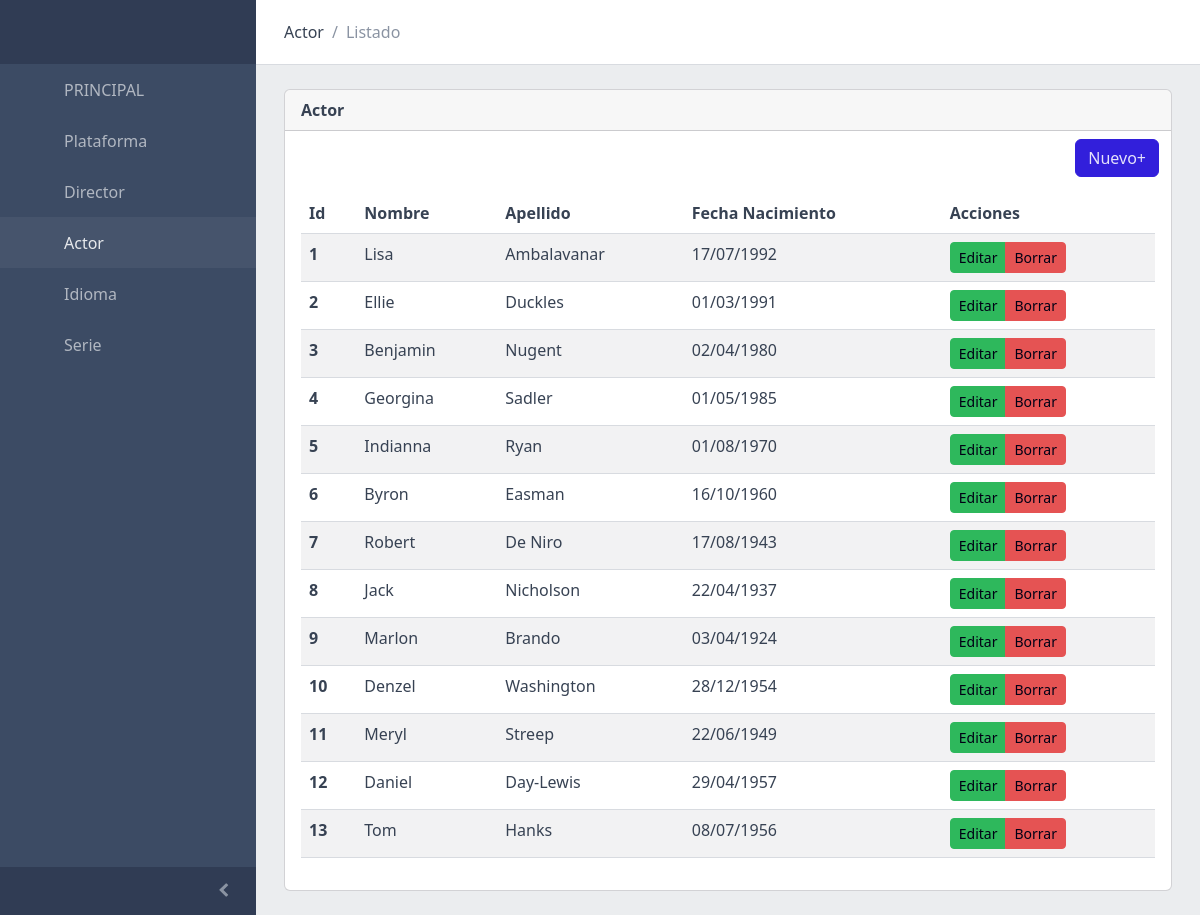
The app's page /views/actor/List.php with its own data.
### tables this page shows
create table actor(
    id int auto_increment primary key,
    name varchar(50) not null,
    lastname varchar(50) not null,
    birthday date not null
);

### models/Actor.php (called while the page is built, shortened)
<?php
class Actor {
    private $id;
    private $name;
    private $lastname;
    private $birthday;
    private $connectionDB;
    public function __construct($id=null, $name=null, $lastname=null, $birthday=null)
    {
        if($id!=null)
            $this->id = $id;
        if($name!=null)
            $this->name = trim($name);
        if($lastname!=null)
            $this->lastname = trim($lastname);
        if($birthday!=null)
            $this->birthday = $birthday;
        $this->connectionDB = new ConnectionDB();
    }
    public function getId()
    {
        return $this->id;
    }
    public function getName()
    {
        return $this->name;
    }
    public function getLastname()
    {
        return $this->lastname;
    }
    public function getBirthday()
    {
        return $this->birthday;
    }
    public function getAll()
    {
        $mysqli = $this->connectionDB->initConnectionDb();
        $query = $mysqli->query("SELECT id, name, lastname, birthday FROM actor order by id asc");
        $listData = [];
        foreach ($query as $item)
        {
            $itemObject = new Actor($item['id'],$item['name'],$item['lastname'],$item['birthday']);
            array_push($listData,$itemObject);
        }
        return $listData;
    }
}
?>

### controllers/ActorController.php (called while the page is built, shortened)
<?php
require_once(__DIR__.'../../models/Actor.php');
function listActorforms(){
    $model = new Actor();
    $actformList = $model->getAll();
    $actformObjectArray = [];
    foreach ($actformList as $actformItem)
    {
        $actformObject = new Actor($actformItem->getId(),$actformItem->getName(),$actformItem->getLastname(),$actformItem->getBirthday());
        array_push($actformObjectArray,$actformObject);
    }
    return $actformObjectArray;
}

### views/actor/List.php (the view, shortened to what this page needs)
<?php
require_once('../../controllers/ActorController.php');
$actorformList = listActorforms();
?>
<?php
include('../partial/sidebar.php');
?>
<div class="wrapper d-flex flex-column min-vh-100 bg-light">
    <header class="header header-sticky mb-4">
        <div class="container-fluid">
            <nav aria-label="breadcrumb">
                <ol class="breadcrumb my-0 ms-2">
                    <li class="breadcrumb-item">
                        <span>Actor</span>
                    </li>
                    <li class="breadcrumb-item active"><span>Listado</span></li>
                </ol>
            </nav>
        </div>
    </header>
    <div class="body flex-grow-1 px-3">
        <div class="container-lg">
            <div class="row">
                <div class="col-sm-12 col-lg-12">
                    <div class="card mb-4">
                        <div class="card-header"><strong>Actor</strong></div>
                        <div class="row">
                            <div class="col-md-6"></div>
                            <div class="col-md-6 text-end pt-2 pe-4">
                                <a href="Form.php" class="btn btn-primary text-end">Nuevo+</a>
                            </div>
                        </div>
                        <div class="card-body">
                            <div class="example">
                                <table class="table table-striped">
                                    <thead>
                                    <tr>
                                        <th scope="col">Id</th>
                                        <th scope="col">Nombre</th>
                                        <th scope="col">Apellido</th>
                                        <th scope="col">Fecha Nacimiento</th>
                                        <th scope="col">Acciones</th>
                                    </tr>
                                    </thead>
                                    <tbody>
                                    <?php
                                    foreach ($actorformList as $actformItem)
                                    {
                                        ?>
                                        <tr>
                                            <th><?php echo $actformItem->getId(); ?></th>
                                            <td><?php echo $actformItem->getName(); ?></td>
                                            <td><?php echo $actformItem->getLastname(); ?></td>
                                            <td><?php $birthday = date("d/m/Y", strtotime($actformItem->getBirthday())); echo $birthday; ?></td>
                                            <td>
                                                <div class="btn-group btn-group-sm" role="group" aria-label="Basic example">
                                                    <a href="Form.php?actorId=<?php echo $actformItem->getId();?>" class="btn btn-success">Editar <i class="bi bi-pencil"></i></a>
                                                    <button class="btn btn-danger ml-1" type="button" data-coreui-toggle="modal" data-coreui-target="#exampleModalCenter<?php echo $actformItem->getId();?>">Borrar <i class="bi bi-trash"></i></button>
                                                </div>
                                            </td>
                                        </tr>
                                        <?php
                                    }
                                    ?>
                                    </tbody>
                                </table>
                            </div>
                        </div>
                    </div>
                </div>
            </div>
        </div>
    </div>
</div>
<?php
include('../partial/footer.php');
?>

### records on screen
actor: id "1", name "Lisa", lastname "Ambalavanar", birthday "17/07/1992"
actor: id "2", name "Ellie", lastname "Duckles", birthday "01/03/1991"
actor: id "3", name "Benjamin", lastname "Nugent", birthday "02/04/1980"
actor: id "4", name "Georgina", lastname "Sadler", birthday "01/05/1985"
actor: id "5", name "Indianna", lastname "Ryan", birthday "01/08/1970"
actor: id "6", name "Byron", lastname "Easman", birthday "16/10/1960"
actor: id "7", name "Robert", lastname "De Niro", birthday "17/08/1943"
actor: id "8", name "Jack", lastname "Nicholson", birthday "22/04/1937"
actor: id "9", name "Marlon", lastname "Brando", birthday "03/04/1924"
actor: id "10", name "Denzel", lastname "Washington", birthday "28/12/1954"
actor: id "11", name "Meryl", lastname "Streep", birthday "22/06/1949"
actor: id "12", name "Daniel", lastname "Day-Lewis", birthday "29/04/1957"
actor: id "13", name "Tom", lastname "Hanks", birthday "08/07/1956"
